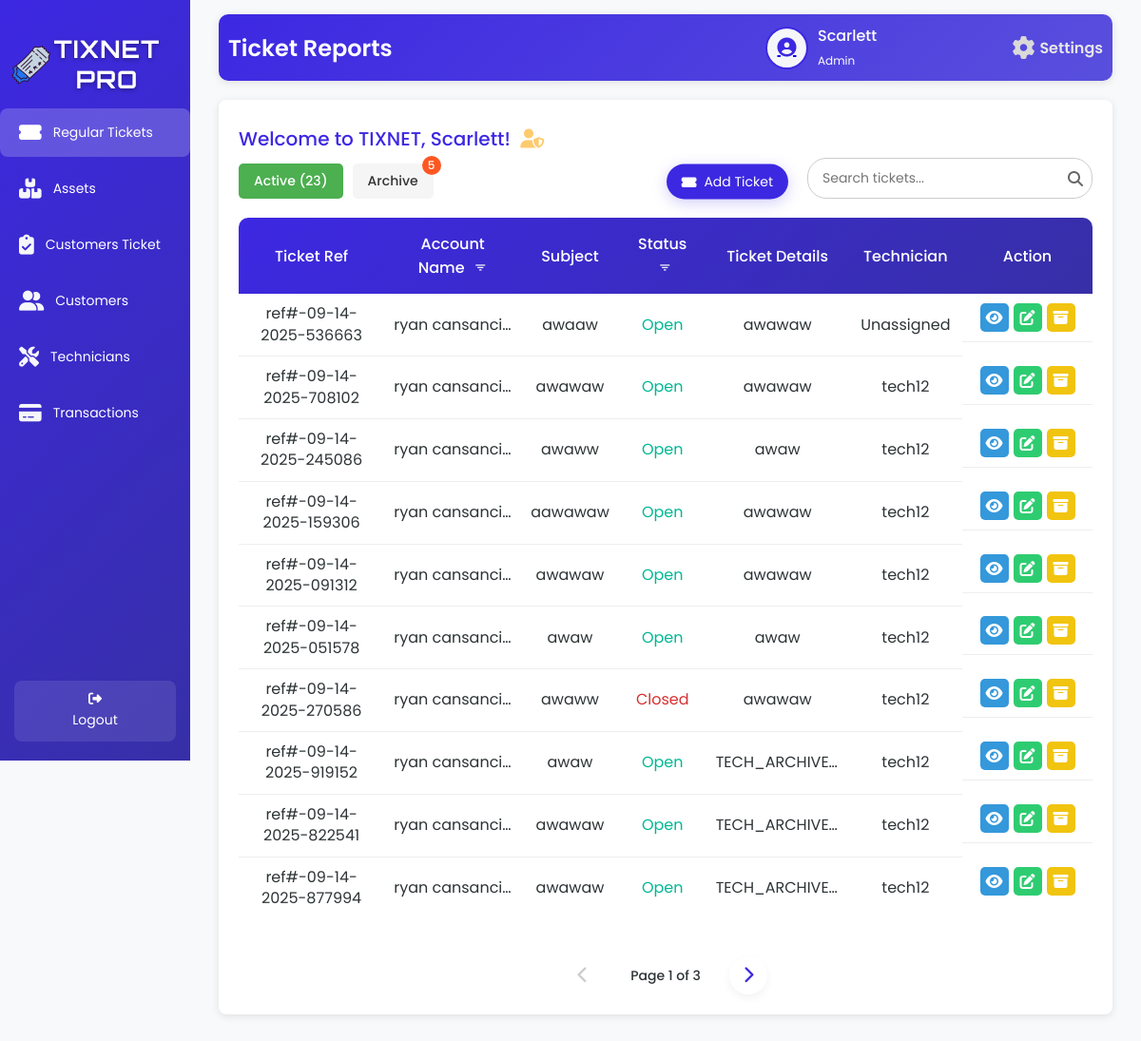
Page /staffD.php (signed in) on the committed database.
### tables this page shows
CREATE TABLE `tbl_user` (
  `u_id` int(50) NOT NULL,
  `u_fname` varchar(200) NOT NULL,
  `u_lname` varchar(200) NOT NULL,
  `u_email` varchar(200) NOT NULL,
  `u_username` varchar(200) NOT NULL,
  `u_password` varchar(200) NOT NULL,
  `u_type` varchar(200) NOT NULL,
  `u_status` varchar(200) NOT NULL
);

CREATE TABLE `tbl_ticket` (
  `t_id` int(50) NOT NULL,
  `t_aname` varchar(200) NOT NULL,
  `t_subject` varchar(200) NOT NULL,
  `t_status` varchar(200) NOT NULL,
  `t_details` varchar(200) NOT NULL,
  `t_ref` varchar(200) NOT NULL,
  `technician_username` varchar(250) NOT NULL
);

### staffD.php (the view, shortened to what this page needs)
<?php
include 'db.php';
$firstName = '';
$userType = '';
$avatarPath = $_SESSION['avatarPath'];
$sqlUser = "SELECT u_fname, u_lname, u_type FROM tbl_user WHERE u_username = ?";
$stmt = $conn->prepare($sqlUser);
$stmt->bind_param("s", $_SESSION['username']);
$stmt->execute();
$resultUser = $stmt->get_result();
if ($resultUser->num_rows > 0) {
    $row = $resultUser->fetch_assoc();
    $firstName = $row['u_fname'] ?: 'Unknown';
    $userType = strtolower($row['u_type']) ?: 'staff';
} else {
    error_log("User not found for username: {$_SESSION['username']}");
    $_SESSION['error'] = "User not found.";
    header("Location: index.php");
    exit();
}
$limit = 10;
$pageActive = isset($_GET['page_active']) ? max(1, (int)$_GET['page_active']) : 1;
$offsetActive = ($pageActive - 1) * $limit;
$totalActiveQuery = "SELECT COUNT(*) AS total FROM tbl_ticket WHERE t_details NOT LIKE 'ARCHIVED:%'";
$totalActiveResult = $conn->query($totalActiveQuery);
$totalActiveRow = $totalActiveResult ? $totalActiveResult->fetch_assoc() : ['total' => 0];
$totalActive = $totalActiveRow['total'];
$totalActivePages = max(1, ceil($totalActive / $limit));
$pageArchived = isset($_GET['page_archived']) ? max(1, (int)$_GET['page_archived']) : 1;
$totalArchivedQuery = "SELECT COUNT(*) AS total FROM tbl_ticket WHERE t_details LIKE 'ARCHIVED:%'";
$totalArchivedResult = $conn->query($totalArchivedQuery);
$totalArchivedRow = $totalArchivedResult ? $totalArchivedResult->fetch_assoc() : ['total' => 0];
$totalArchived = $totalArchivedRow['total'];
$sqlActive = "SELECT t_ref, t_aname, t_subject, t_status, t_details, technician_username
              FROM tbl_ticket
              WHERE t_details NOT LIKE 'ARCHIVED:%'
              LIMIT ?, ?";
$stmtActive = $conn->prepare($sqlActive);
if ($stmtActive) {
    $stmtActive->bind_param("ii", $offsetActive, $limit);
    $stmtActive->execute();
    $resultActive = $stmtActive->get_result();
} else {
    error_log("Prepare failed for active tickets: " . $conn->error);
    $resultActive = false;
}
?>
<!DOCTYPE html>
<html lang="en">
<head>
    <link rel="stylesheet" href="staffD.css">
    <link rel="stylesheet" href="https://cdnjs.cloudflare.com/ajax/libs/font-awesome/6.6.0/css/all.min.css">
    <link rel="stylesheet" href="https://unpkg.com/boxicons@2.1.4/css/boxicons.min.css">
</head>
<body>
<div class="wrapper">
    <div class="sidebar">
        <h2><img src="image/logo.png" alt="Tix Net Icon" class="sidebar-icon">TixNet Pro</h2>
         <ul>
           <li><a href="staffD.php" class="active"><i class="fas fa-ticket-alt icon"></i> <span>Regular Tickets</span></a></li>
           <li><a href="assetsT.php"><i class="fas fa-boxes icon"></i> <span>Assets</span></a></li>
           <li><a href="AllCustomersT.php"><i class="fas fa-clipboard-check icon"></i> <span>Customers Ticket</span></a></li>
           <li><a href="customersT.php"><i class="fas fa-user-friends icon"></i> <span>Customers</span></a></li>
           <li><a href="AssignTech.php"><i class="fas fa-tools icon"></i> <span>Technicians</span></a></li>
           <li><a href="Payments.php"><i class="fas fa-credit-card icon"></i> <span>Transactions</span></a></li>
         </ul>
<footer>
    <a href="technician_staff.php" class="back-home"><i class="fas fa-sign-out-alt"></i> Logout</a>
</footer>
    </div>
    <div class="container">
        <div class="upper">
            <h1>Ticket Reports</h1>
            <div class="user-profile">
                <div class="user-icon">
                    <a href="image.php">
                        <?php
                        $cleanAvatarPath = preg_replace('/\?\d+$/', '', $avatarPath);
                        if (!empty($avatarPath) && file_exists($cleanAvatarPath)) {
                            echo "<img src='" . htmlspecialchars($avatarPath, ENT_QUOTES, 'UTF-8') . "' alt='User Avatar'>";
                        } else {
                            echo "<i class='fas fa-user-circle'></i>";
                        }
                        ?>
                    </a>
                </div>
                <div class="user-details">
                    <span><?php echo htmlspecialchars($firstName, ENT_QUOTES, 'UTF-8'); ?></span>
                    <small><?php echo htmlspecialchars(ucfirst($userType), ENT_QUOTES, 'UTF-8'); ?></small>
                </div>
                <a href="settings.php" class="settings-link">
                    <i class="fas fa-cog"></i>
                    <span>Settings</span>
                </a>
            </div>
        </div>
        <div class="table-box glass-container">
            <div class="username">
                Welcome to TIXNET, <?php echo htmlspecialchars($firstName, ENT_QUOTES, 'UTF-8'); ?>!
                <i class="fas fa-user-shield admin-icon"></i>
            </div>
            <div class="header-controls">
                <div class="tab-buttons">
                    <button class="tab-btn <?php echo (isset($_GET['tab']) && $_GET['tab'] === 'archived') ? '' : 'active'; ?>" onclick="showTab('active')">Active (<?php echo $totalActive; ?>)</button>
                    <button class="tab-btn <?php echo (isset($_GET['tab']) && $_GET['tab'] === 'archived') ? 'active' : ''; ?>" onclick="showTab('archived')">Archive
                        <?php if ($totalArchived > 0): ?>
                            <span class="tab-badge"><?php echo $totalArchived; ?></span>
                        <?php endif; ?>
                    </button>
                </div>
                <button class="add-user-btn" onclick="showAddTicketModal()">
                    <i class="fas fa-ticket-alt"></i> Add Ticket
                </button>
            </div>
                <div class="search-container">
                <input type="text" class="search-bar" id="searchInput" placeholder="Search tickets..." onkeyup="debouncedSearchTickets()">
                <span class="search-icon"><i class="fas fa-search"></i></span>
                </div>
    <div id="active-tickets" class="tab-content <?php echo (isset($_GET['tab']) && $_GET['tab'] === 'archived') ? '' : 'active'; ?>">
        <div class="table-container">
            <table>
                <thead>
                    <tr>
                        <th>Ticket Ref</th>
                        <th>Account Name <button class="filter-btn" onclick="showAccountFilterModal('active')" title="Filter by Account Name"><i class='bx bx-filter'></i></button></th>
                        <th>Subject</th>
                        <th>Status <button class="filter-btn" onclick="showTypeFilterModal('active')" title="Filter by Type"><i class='bx bx-filter'></i></button></th>
                        <th>Ticket Details</th>
                        <th>Technician</th>
                        <th>Action</th>
                    </tr>
                </thead>
                <tbody id="active-table-body">
                    <?php
                    if ($resultActive && $resultActive->num_rows > 0) {
                        while ($row = $resultActive->fetch_assoc()) {
                            $statusClass = 'status-' . strtolower($row['t_status']);
                            $technicianDisplay = $row['technician_username'] ? htmlspecialchars($row['technician_username'], ENT_QUOTES, 'UTF-8') : 'Unassigned';
                            echo "<tr>
                                    <td>" . htmlspecialchars($row['t_ref'], ENT_QUOTES, 'UTF-8') . "</td>
                                    <td>" . htmlspecialchars($row['t_aname'], ENT_QUOTES, 'UTF-8') . "</td>
                                    <td>" . htmlspecialchars($row['t_subject'], ENT_QUOTES, 'UTF-8') . "</td>
                                    <td class='$statusClass' style='cursor: pointer;' onclick=\"showCloseTicketModal('" . htmlspecialchars($row['t_ref'], ENT_QUOTES, 'UTF-8') . "', '" . htmlspecialchars($row['t_aname'], ENT_QUOTES, 'UTF-8') . "', '" . htmlspecialchars($row['t_status'], ENT_QUOTES, 'UTF-8') . "')\">" . ucfirst(strtolower($row['t_status'])) . "</td>
                                    <td>" . htmlspecialchars(preg_replace('/^ARCHIVED:/', '', $row['t_details']), ENT_QUOTES, 'UTF-8') . "</td>
                                    <td>" . $technicianDisplay . "</td>
                                    <td class='action-buttons'>
                                        <a class='view-btn' href='#' onclick=\"showViewModal('" . htmlspecialchars($row['t_ref'], ENT_QUOTES, 'UTF-8') . "', '" . htmlspecialchars($row['t_aname'], ENT_QUOTES, 'UTF-8') . "', '" . htmlspecialchars($row['t_subject'], ENT_QUOTES, 'UTF-8') . "', '" . htmlspecialchars($row['t_status'], ENT_QUOTES, 'UTF-8') . "', '" . htmlspecialchars(preg_replace('/^ARCHIVED:/', '', $row['t_details']), ENT_QUOTES, 'UTF-8') . "')\" title='View'><i class='fas fa-eye'></i></a>
                                        <a class='edit-btn' href='#' onclick=\"showEditTicketModal('" . htmlspecialchars($row['t_ref'], ENT_QUOTES, 'UTF-8') . "', '" . htmlspecialchars($row['t_aname'], ENT_QUOTES, 'UTF-8') . "', '" . htmlspecialchars($row['t_subject'], ENT_QUOTES, 'UTF-8') . "', '" . htmlspecialchars($row['t_status'], ENT_QUOTES, 'UTF-8') . "', '" . htmlspecialchars($row['t_details'], ENT_QUOTES, 'UTF-8') . "')\" title='Edit'><i class='fas fa-edit'></i></a>
                                        <a class='archive-btn' href='#' onclick=\"showArchiveModal('" . htmlspecialchars($row['t_ref'], ENT_QUOTES, 'UTF-8') . "', '" . htmlspecialchars($row['t_aname'], ENT_QUOTES, 'UTF-8') . "')\" title='Archive'><i class='fas fa-archive'></i></a>
                                    </td></tr>";
                        }
                    } else {
                        echo "<tr><td colspan='7' class='no-tickets'>No active tickets found.</td></tr>";
                    }
                    ?>
                </tbody>
            </table>
        </div>
                <div class="pagination" id="active-pagination">
                    <?php if ($pageActive > 1): ?>
                        <a href="?tab=active&page_active=<?php echo $pageActive - 1; ?>&page_archived=<?php echo $pageArchived; ?>" class="pagination-link"><i class="fas fa-chevron-left"></i></a>
                    <?php else: ?>
                        <span class="pagination-link disabled"><i class="fas fa-chevron-left"></i></span>
                    <?php endif; ?>
                    <span class="current-page">Page <?php echo $pageActive; ?> of <?php echo $totalActivePages; ?></span>
                    <?php if ($pageActive < $totalActivePages): ?>
                        <a href="?tab=active&page_active=<?php echo $pageActive + 1; ?>&page_archived=<?php echo $pageArchived; ?>" class="pagination-link"><i class="fas fa-chevron-right"></i></a>
                    <?php else: ?>
                        <span class="pagination-link disabled"><i class="fas fa-chevron-right"></i></span>
                    <?php endif; ?>
                </div>
            </div>
        </div>
    </div>
</div>
</body>
</html>

### staffD.php (style rules this page uses)
.header-controls { display: flex; justify-content: space-between; align-items: flex-start; margin-bottom: 10px; position: relative; }
.tab-buttons { display: flex; gap: 10px; }
.tab-btn { padding: 8px 16px; border: none; border-radius: 5px; font-size: 14px; font-weight: 500; cursor: pointer; transition: background-color 0.3s; position: relative; background-color: #f5f5f5; color: #333; margin-top: 30%; }
.tab-btn.active { background-color: #4CAF50; color: white; }
.tab-badge { position: absolute; top: -8px; right: -8px; background: #ff5722; color: white; border-radius: 50%; min-width: 20px; height: 20px; font-size: 12px; display: flex; align-items: center; justify-content: center; padding: 0 4px; transition: background-color 0.3s ease; }
.tab-content { margin-top: 15px; display: none; }
.tab-content.active { display: block; }
.filter-btn { background: transparent !important; border: none; cursor: pointer; font-size: 15px; color: var(--light, #f5f8fc); margin-left: 5px; vertical-align: middle; padding: 0; outline: none; }
th .filter-btn { background: transparent !important; }
table td:first-child { text-align: center !important; vertical-align: middle; }
table td { text-align: center; vertical-align: middle; }
.action-buttons { text-align: center; white-space: nowrap; }
.pagination { display: flex; justify-content: center; align-items: center; margin-top: auto; padding-top: 20px; }
.pagination-link { display: inline-flex; align-items: center; justify-content: center; width: 40px; height: 40px; border-radius: 50%; background: white; color: var(--primary); text-decoration: none; margin: 0 5px; box-shadow: 0 4px 10px rgba(0, 0, 0, 0.05); transition: all 0.3s; }
.pagination-link.disabled { color: #ccc; pointer-events: none; box-shadow: none; }
.current-page { margin: 0 15px; font-weight: 500; color: var(--dark); }

### rows in the picture
tbl_user: u_fname "Scarlett", u_type "Admin"
tbl_ticket: t_ref "ref#-09-14-2025-536663", t_aname "ryan cansancio", t_subject "awaaw", t_status "Open", t_details "awawaw", technician_username "Unassigned"
tbl_ticket: t_ref "ref#-09-14-2025-708102", t_aname "ryan cansancio", t_subject "awawaw", t_status "Open", t_details "awawaw", technician_username "tech12"
tbl_ticket: t_ref "ref#-09-14-2025-245086", t_aname "ryan cansancio", t_subject "awaww", t_status "Open", t_details "awaw", technician_username "tech12"
tbl_ticket: t_ref "ref#-09-14-2025-159306", t_aname "ryan cansancio", t_subject "aawawaw", t_status "Open", t_details "awawaw", technician_username "tech12"
tbl_ticket: t_ref "ref#-09-14-2025-091312", t_aname "ryan cansancio", t_subject "awawaw", t_status "Open", t_details "awawaw", technician_username "tech12"
tbl_ticket: t_ref "ref#-09-14-2025-051578", t_aname "ryan cansancio", t_subject "awaw", t_status "Open", t_details "awaw", technician_username "tech12"
tbl_ticket: t_ref "ref#-09-14-2025-270586", t_aname "ryan cansancio", t_subject "awaww", t_status "Closed", t_details "awawaw", technician_username "tech12"
tbl_ticket: t_ref "ref#-09-14-2025-919152", t_aname "ryan cansancio", t_subject "awaw", t_status "Open", t_details "TECH_ARCHIVE…", technician_username "tech12"
tbl_ticket: t_ref "ref#-09-14-2025-822541", t_aname "ryan cansancio", t_subject "awawaw", t_status "Open", t_details "TECH_ARCHIVE…", technician_username "tech12"
tbl_ticket: t_ref "ref#-09-14-2025-877994", t_aname "ryan cansancio", t_subject "awawaw", t_status "Open", t_details "TECH_ARCHIVE…", technician_username "tech12"

### other values in the picture
$totalActive "23"
$totalArchived "5"
$pageActive "1"
$totalActivePages "3"
